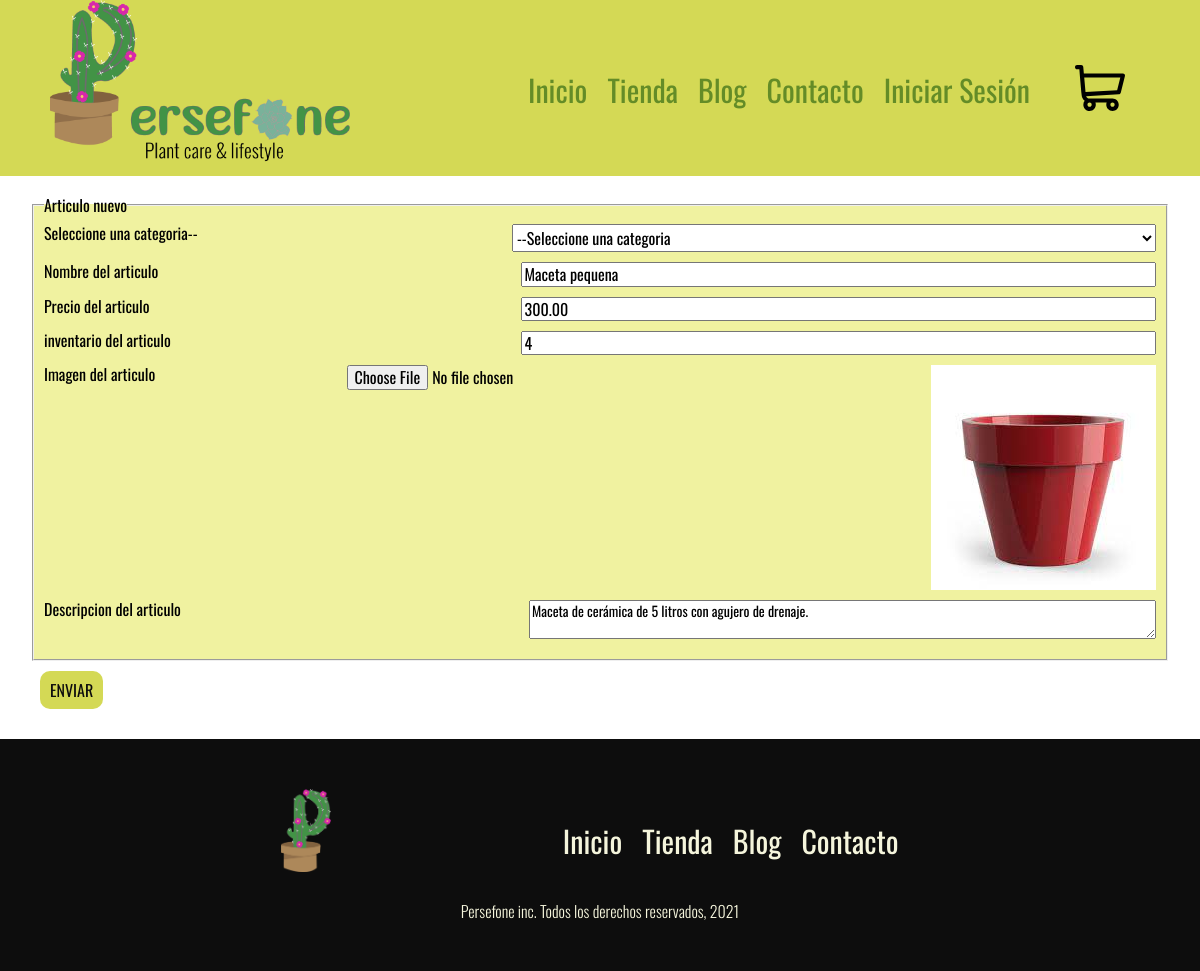
Screenshot of /admin/internal/actualizarArticulo.php?id=16 with the database file from the repository.
### tables this page shows
CREATE TABLE `producto` (
  `idproducto` int(11) NOT NULL AUTO_INCREMENT,
  `tipo` varchar(45) NOT NULL,
  `nombre` varchar(45) NOT NULL,
  `descripcion` longtext NOT NULL,
  `imagen` varchar(200) NOT NULL,
  `precio` decimal(7,2) NOT NULL,
  `inventario` int(11) NOT NULL,
  PRIMARY KEY (`idproducto`)
);

### admin/internal/actualizarArticulo.php (the view, shortened to what this page needs)
<?php
    require('../../base/header.php');
    $db = conectarDB();
    $id = $_GET['id'];
    $query = "SELECT * FROM producto WHERE idproducto = ${id}";
    $resultado = mysqli_query($db, $query);
    $producto = mysqli_fetch_assoc($resultado);
    $nombre = $producto['nombre'];
    $descripcion = $producto['descripcion'];
    $imagen = $producto['imagen'];
    $precio = $producto['precio'];
    $inventario = $producto['inventario'];
?>
<main class="contenedor">
    <form class="formulario-admin" method="POST" enctype="multipart/form-data" action="/admin/internal/actualizarArticulo.php?id=<?php echo $id;?>">
        <fieldset class="fieldset-admin">
            <legend>Articulo nuevo</legend>
            <div class="container">
                <label for="select">Seleccione una categoria--</label>
                <select name="categorias" id="select">
                    <option value="">--Seleccione una categoria</option>
                </select>
            </div>
            <div class="container">
                <label for="nombre">Nombre del articulo</label>
                <input type="text" placeholder="Nombre del articulo" id="nombre" name="nombre" value="<?php echo $nombre;?>">
            </div>
            <div class="container">
                <label for="precio">Precio del articulo</label>
                <input type="number" placeholder="Precio del articulo" id="precio" name="precio" value="<?php echo $precio;?>">
            </div>
            <div class="container">
                <label for="inventario">inventario del articulo</label>
                <input type="number" placeholder="Articulos disponibles (ej. 5)" id="inventario" name="inventario" value="<?php echo $inventario;?>">
            </div>
            <div class="container">
            <label for="imagen">Imagen del articulo</label>
            <input type="file" id="imagen" name="imagen"
            accept="image/jpeg, image/png">
            <img src="../../images/<?php echo $imagen;?>" alt="Imagen del producto">
            </div>
            <div class="container">
                <label for="descripcion">Descripcion del articulo</label>
                <textarea name="descripcion" id="descripcion" name="descripcion"><?php echo $descripcion;?></textarea>
            </div>
        </fieldset>
        <input type="submit" id="enviar" value="Enviar" class="button-send">
    </form>
</main>
<?php
    require('../../base/footer.php');
?>

### build/css/app.css (style rules this page uses)
html { line-height:1.15;-webkit-text-size-adjust:100% }
body { margin:0 }
main { display:block }
img { border-style:none }
button,input,optgroup,select,textarea { font-family:inherit;font-size:100%;line-height:1.15;margin:0 }
button,input { overflow:visible }
button,select { text-transform:none }
[type=button],[type=reset],[type=submit],button { -webkit-appearance:button }
fieldset { padding:.35em .75em .625em }
legend { box-sizing:border-box;color:inherit;display:table;max-width:100%;padding:0;white-space:normal }
textarea { overflow:auto }
html { box-sizing:border-box;font-size:62.5% }
*,:after,:before { box-sizing:inherit }
body { font-family:Oswald }
.contenedor { margin:0 auto;max-width:120 rem;width:95% }
img { max-width:100% }
.formulario-admin { margin:2rem auto }
.fieldset-admin { background-color:#f0f2a0;padding:1rem }
.fieldset-admin legend { font-size:1.6rem }
.fieldset-admin .container { display:flex;margin-bottom:1rem }
.fieldset-admin .container label { font-size:1.6rem;flex:1 }
.fieldset-admin .container input,.fieldset-admin .container select { font-size:1.6rem;flex:auto }
.fieldset-admin .container textarea { flex:auto;font-size:1.4rem }
.button-send { margin:1rem;font-size:1.6rem;padding:1rem;text-align:center;text-transform:uppercase;border:none;border-radius:1rem;background-color:#d4d955;color:#0d0d0d }

### rows the page displays
producto: nombre "Maceta pequena", precio "300.00", inventario "4", imagen (picture), descripcion "Maceta de cerámica de 5 litros con agujero de drenaje."
